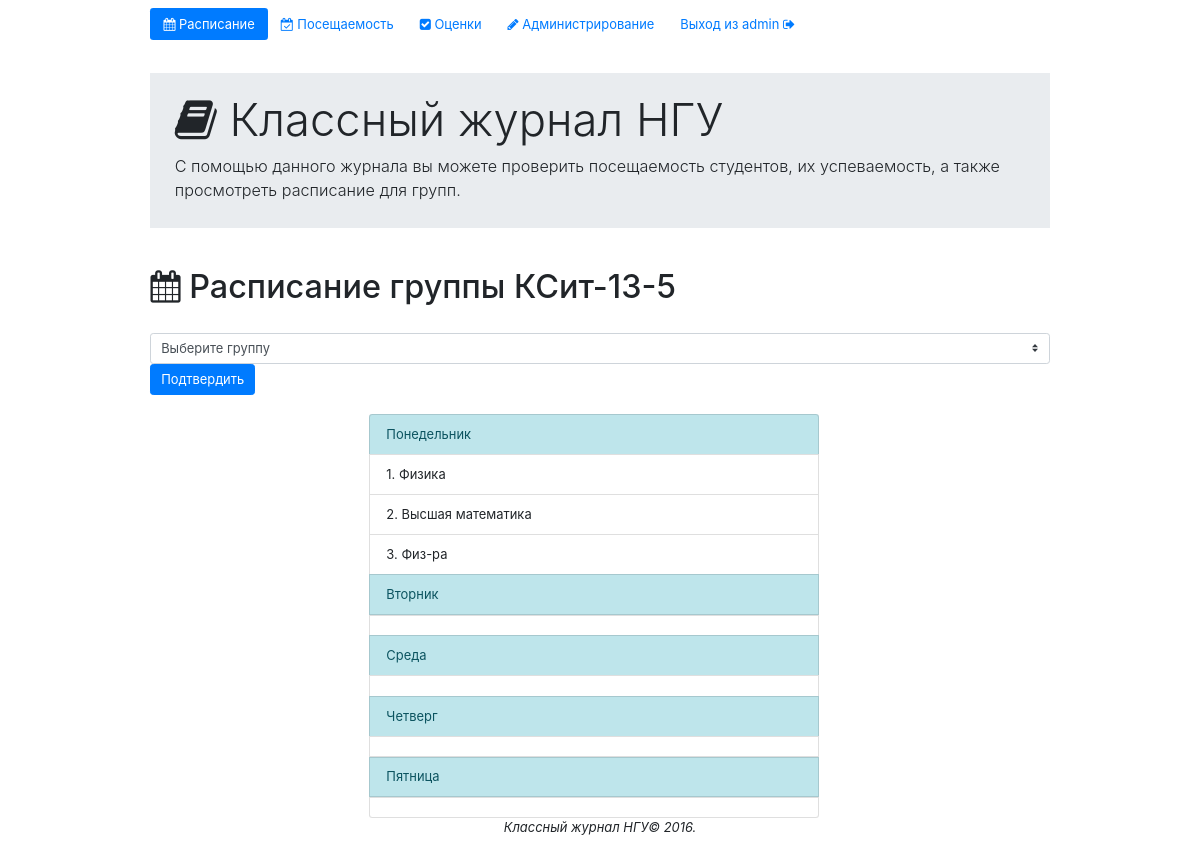
Screenshot of /content/schedule.php?group=КСит-13-5 (signed in) with the database file from the repository.
### tables this page shows
CREATE TABLE IF NOT EXISTS `schedule` (
  `groupName` text NOT NULL,
  `monday` text NOT NULL,
  `tuesday` text NOT NULL,
  `wednesday` text NOT NULL,
  `thursday` text NOT NULL,
  `friday` text NOT NULL
);

### content/schedule.php (the view, shortened to what this page needs)
<?php
	include("../connection/connection.php");
	include("../template/header.php");
	if(isset($_REQUEST["group"]))
		$chosenGroup = $_REQUEST["group"];
	else
		$chosenGroup = $_SESSION['logged_user'];
	$q = "SELECT * FROM `schedule` WHERE `groupName` = '$chosenGroup'";
	$result = mysqli_query($connection,$q);
	$data = mysqli_fetch_array($result);
	$monday = explode("\n", $data["monday"]);
	$tuesday = explode("\n", $data["tuesday"]);
	$wednesday = explode("\n", $data["wednesday"]);
	$thursday = explode("\n", $data["thursday"]);
	$friday = explode("\n", $data["friday"]);
?>
<div class = "content">
	<h1 class="text-xs-center"><i class="fa fa-calendar" aria-hidden="true"></i> Расписание группы <?php echo $data["groupName"];?></h1>
	<br>
	<?php
		if($_SESSION['logged_user'] == "admin"){
	?>
		<form  class="text-xs-center" action = "schedule.php">
			<select  name="group" class="custom-select" >
				<option   selected disabled>Выберите группу</option>
			</select>
			<input type="submit" class = "btn btn-primary" value = "Подтвердить">
		</form>
		<br>
	<?php
		}
		if(isset($data["groupName"])){
	?>
	<div class = "row" >
		<div class = "col-md-3">
		</div>
		<ul class="list-group col-md-6">
			<li class="list-group-item list-group-item-info">
				Понедельник
			</li>
			<?php for($i = 0; $i < count($monday); $i++){
				?>
			<li class="list-group-item">
				<?php
					echo $monday[$i];
				?>
			</li>
			<?php
				}
			?>
			<li class="list-group-item list-group-item-info">
				Вторник
			</li>
			<?php
				for($i = 0; $i < count($tuesday); $i++){
			?>
				<li class="list-group-item">
				</li>
			<?php
				}
			?>
			<li class="list-group-item list-group-item-info">
				Среда
			</li>
			<?php
				for($i = 0; $i < count($wednesday); $i++){
			?>
					<li class="list-group-item">
					</li>
			<?php
				}
			?>
			<li class="list-group-item list-group-item-info">
				Четверг
			</li>
			<?php
				for($i = 0; $i < count($thursday); $i++){
			?>
					<li class="list-group-item">
					</li>
			<?php
				}
			?>
			<li class="list-group-item list-group-item-info">
				Пятница
			</li>
			<?php
				for($i = 0; $i < count($friday); $i++){
			?>
					<li class="list-group-item">
					</li>
			<?php
				}
			?>
		</ul>
	</div>
	<?php
		}
		else
			echo "<p class = 'text-xs-center'>Расписание для выбранной вами группы ещё не вывешено. Проверьте позже</p>";
		?>
	</div>
<?php include("../template/footer.php"); ?>

### template/header.php (style rules this page uses)
html { height: 100%; zoom: 90%; }
body { height: 98%; zoom: 90%; }
.content { flex: 1 0 auto; }

### rows the page displays
schedule: groupName "КСит-13-5", monday "1. Физика", monday "2. Высшая математика", monday "3. Физ-ра"

### other values shown
$_SESSION['logged_user'] "admin"
